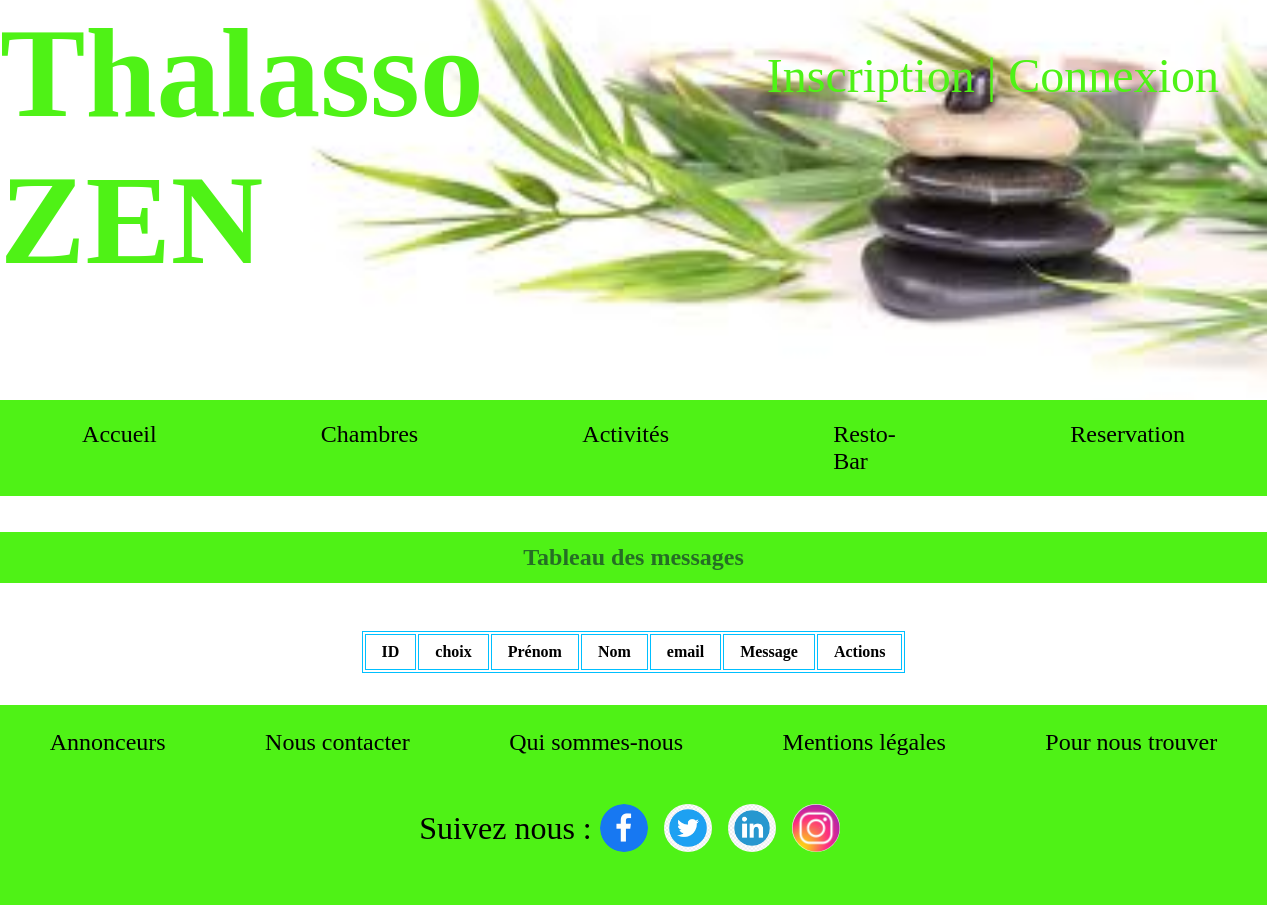
The app's page /data/dataMessage.php, older data.
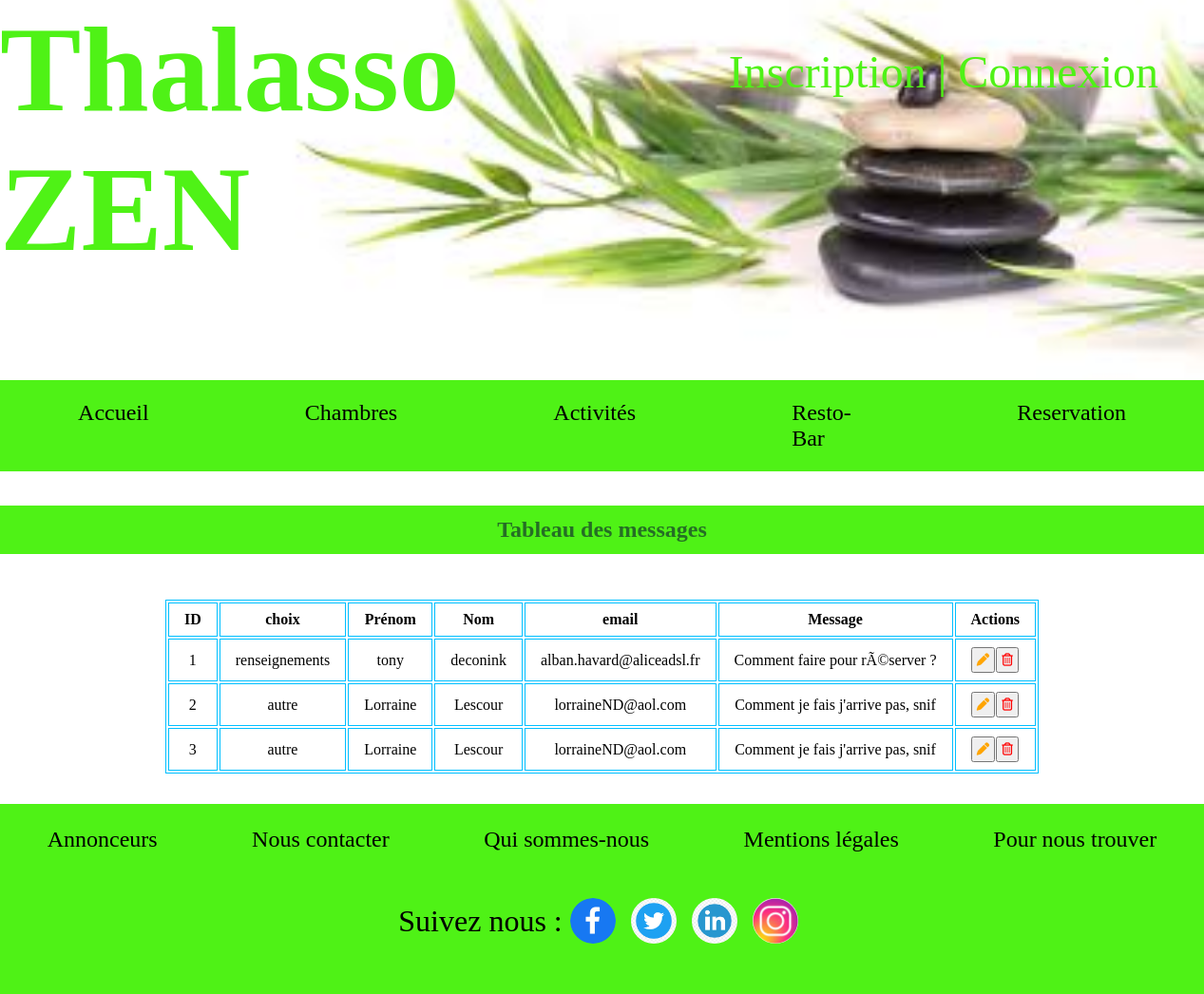
The same page, newer data.
### tables this page shows
CREATE TABLE `contacts` (
  `id` int(11) NOT NULL,
  `choice` varchar(20) NOT NULL,
  `firstname` varchar(255) NOT NULL,
  `name` varchar(255) NOT NULL,
  `email` varchar(40) NOT NULL,
  `message` text NOT NULL
);

### data/dataMessage.php (the view, shortened to what this page needs)
<?php include('../header.php'); ?>
<section>
    <table class="container">
        <?php $sql = "SELECT * FROM contacts";
            $listMessage = $instance->query($sql)->fetchAll();
            ?>
            <h2>Tableau des messages</h2>
            <thead>
                <tr>
                    <th>ID</th>
                    <th>choix</th>
                    <th>Prénom</th>
                    <th>Nom</th>
                    <th>email</th>
                    <th>Message</th>
                    <th>Actions</th>
                </tr>
            </thead>
            <tbody>
                <?php for ($i=0; $i<count($listMessage); $i++) { ?>
                    <tr>
                        <td><?php echo $listMessage[$i]['id'];?></td>
                        <td><?php echo $listMessage[$i]['choice'];?></td>
                        <td><?php echo $listMessage[$i]['firstname'];?></td>
                        <td><?php echo $listMessage[$i]['name'];?></td>
                        <td><?php echo $listMessage[$i]['email'];?></td>
                        <td><?php echo $listMessage[$i]['message'];?></td>
                        <td class="action">
                            <form action="http://localhost/Thalasso-Zen/adminUpdate/updateMessage.php" method="post">
                                <button class="tableBtn" type="submit"><i class="fa-solid fa-pen"></i></button>
                            </form>
                            <form action="http://localhost/Thalasso-Zen/adminDelete/deleteMessage.php" method="post">
                                <button class="tableBtn" type="submit"><i class="fa-regular fa-trash-can"></i></button>
                            </form>
                        </td>
                    </tr>
            </tbody>
                <?php } ?>
        </table>
    </section>
    <?php include('../footer.php') ?>

Row changes from the older to the newer data that the page shows:
added contacts: id "1", choice "renseignements", firstname "tony", name "deconink", email "alban.havard@aliceadsl.fr", message "Comment faire pour rÃ©server ?"
added contacts: id "2", choice "autre", firstname "Lorraine", name "Lescour", email "lorraineND@aol.com", message "Comment je fais j'arrive pas, snif"
added contacts: id "3", choice "autre", firstname "Lorraine", name "Lescour", email "lorraineND@aol.com", message "Comment je fais j'arrive pas, snif"
